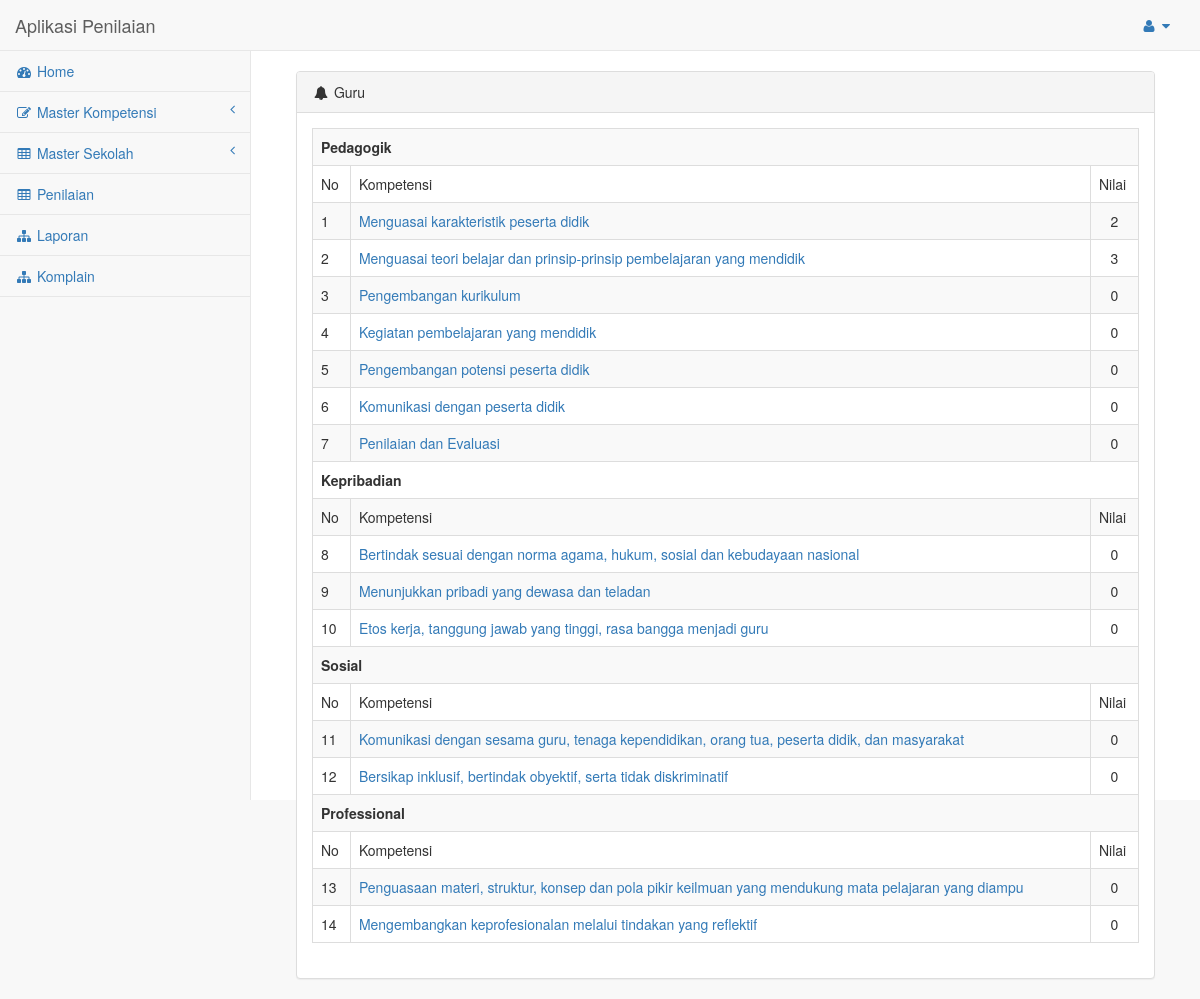
The app's page /nilai/mapel/GRU0000001.html with its own data.
### tables this page shows
CREATE TABLE IF NOT EXISTS `kategori` (
  `kodekategori` varchar(10) NOT NULL,
  `namakategori` varchar(30) NOT NULL,
  `kodejenis` varchar(10) NOT NULL
);

CREATE TABLE IF NOT EXISTS `kompetensi` (
  `kodekompetensi` varchar(10) NOT NULL,
  `kodekategori` varchar(10) NOT NULL,
  `namakompetensi` text NOT NULL
);

### application/controllers/Nilai.php (called while the page is built, shortened)
<?php
class Nilai extends CI_Controller {
 	function __construct()
    {
        $this->load->model('M_guru');
        $this->load->library('form_validation');
        $this->load->model('M_pangkat');
        $this->load->model('M_jabatan');
        $this->load->model('M_golongan');
        $this->load->model('M_jenispenilaian');
        $this->load->model('M_kategori');
        $this->load->model('M_kompetensi');
        $this->load->model('M_indikator');
        $this->load->model('M_nilai');
    }
    public function mapel($kode,$loh=NULL){
            $isinya=$this->M_jenispenilaian->selectByAll();
            $isikategori=$this->M_kategori->selectByAll();
            $isikompetensi=$this->M_kompetensi->selectByAll();
            $isinilai=$this->M_nilai->selectByAll();
    	if($this->input->post('submit')<>""){
            $indikator['isi']=$this->input->post();
            $index=1;
            for($i=1;$i<count($indikator['isi']);$i++){
                $data=array(
                    'kodepenilaian' => $this->session->userdata('kodepenilai'),
                    'kodeguru'=>$this->uri->segment(3),
                    'kodeindikator' => substr($indikator['isi']['i'.$i], 0, 10),
                    'nilai' => substr($indikator['isi']['i'.$i], 11, 1),
                    );
                foreach ($isinilai as $listnilai) {
                    if($this->cek($this->session->userdata('kodepenilai'), $this->uri->segment(3), substr($indikator['isi']['i'.$i], 0, 10))==TRUE){
                         $this->M_nilai->update($listnilai->kodepenilaian,$this->uri->segment(3),substr($indikator['isi']['i'.$i], 0, 10), $data);
                    }else{
                         $this->M_nilai->insert($data);
                    }
                }
                $index++;
            }
            redirect(base_url().$this->uri->segment(1)."/".$this->uri->segment(2)."/".$this->uri->segment(3));
        }else{
            $this->load->view('nav');
            $data['tindikator']=$this->M_nilai->nilaiperkompetensi($this->uri->segment(3));
            $index=0;
            foreach ($isinya as $key) {
                if ($key->nama=="Guru Matpel") {
                    foreach ($isikategori as $isik) {
                        if($key->kodejenis==$isik->kodejenis){
                            $data['jenis'][$index] = $isik;
                            foreach ($isikompetensi as $isikomp) {
                                if ($isik->kodekategori==$isikomp->kodekategori) {
                                    $data['kompetensi'][$index] = $isikomp;
                                    $index++;
                                }
                            }
                        }
                    }
                }
            }
            $data['isinilai']=$isinilai;
            if($loh<>""){
                $this->load->view('nilai/indikator', $data);
            }else{
                $this->load->view('nilai/kompetensi',$data);
            }
            $this->load->view('foot');
        }
    }
}

### index.php (called while the page is built, shortened)
<?php
require_once BASEPATH.'core/CodeIgniter.php';

### application/models/M_kategori.php (called while the page is built, shortened)
<?php
class M_kategori extends CI_Model
{
    public $table = 'kategori';
    function selectByAll()
    {
        return $this->db->get($this->table)->result();
    }
}

### application/models/M_kompetensi.php (called while the page is built, shortened)
<?php
class M_kompetensi extends CI_Model
{
    public $table = 'kompetensi';
    function selectByAll()
    {
        return $this->db->get($this->table)->result();
    }
}

### application/models/M_nilai.php (called while the page is built, shortened)
<?php
class M_nilai extends CI_Model {
    function nilaiperkompetensi($kodeguru){
        return $this->db->query("select * from nilai left join indikator on nilai.kodeindikator=indikator.kodeindikator where  nilai.kodeguru='".$kodeguru."'")->result();
    }
}

### application/views/nilai/kompetensi.php (the view)
<div class="col-lg-12">
    <div class="panel panel-default">
        <div class="panel-heading">
            <i class="fa fa-bell fa-fw"></i> Guru
        </div>
        <div class="panel-body">
			<?php
			$index=0;
			?>
			<table class="table table-striped table-hover table-bordered">
				<?php foreach ($jenis as $kategori) {
					?>
						<tr>
							<td colspan="3"><b><?= $kategori->namakategori ?></b></td>
						</tr>
						<tr>
							<td>No</td>
							<td>Kompetensi</td>
							<td>Nilai</td>
						</tr>
					<?php
					foreach ($kompetensi as $komp) {
						$nilai=0;
						if ($kategori->kodekategori==$komp->kodekategori) {
						?>
						<tr>
							<td><?= ++$index; ?></td>
							<td><a href="<?=base_url().$this->uri->segment(1)."/".$this->uri->segment(2)."/".$this->uri->segment(3)."/".$komp->kodekompetensi?>"><?= $komp->namakompetensi; ?></a></td>
							<td><?php
							$totalindi=0;
								foreach ($tindikator as $key) {
								if($komp->kodekompetensi==$key->kodekompetensi){
									$nilai+=$key->nilai;
									$totalindi+=2;
								}
							}
							if($totalindi<>0){
								$persen=((int)$nilai/(int)$totalindi)*100;
								if($persen<=25 or $nilai==0){
									$hasil=1;
								}elseif($persen>25 and $persen<=50){
									$hasil=2;
								}elseif($persen>50 and $persen<=75){
									$hasil=3;
								}else{
									$hasil=4;
								}
							}else{
							 	$hasil=0;
							}
								echo "<center>".$hasil."</center>" ?></td>
						</tr>
						<?php
					}
					}
				} ?>
			</table>
        </div>
    </div>
</div>

### records on screen
kategori: namakategori "Pedagogik", kodekategori.kodekategori "0"
kompetensi: namakompetensi "Menguasai karakteristik peserta didik", hasil "2"
kompetensi: namakompetensi "Menguasai teori belajar dan prinsip-prinsip pembelajaran yang mendidik", hasil "3"
kompetensi: namakompetensi "Pengembangan kurikulum"
kompetensi: namakompetensi "Kegiatan pembelajaran yang mendidik"
kompetensi: namakompetensi "Pengembangan potensi peserta didik"
kompetensi: namakompetensi "Komunikasi dengan peserta didik"
kompetensi: namakompetensi "Penilaian dan Evaluasi"
kategori: namakategori "Kepribadian", kodekategori.kodekategori "0"
kompetensi: namakompetensi "Bertindak sesuai dengan norma agama, hukum, sosial dan kebudayaan nasional"
kompetensi: namakompetensi "Menunjukkan pribadi yang dewasa dan teladan"
kompetensi: namakompetensi "Etos kerja, tanggung jawab yang tinggi, rasa bangga menjadi guru"
kategori: namakategori "Sosial", kodekategori.kodekategori "0"
kompetensi: namakompetensi "Komunikasi dengan sesama guru, tenaga kependidikan, orang tua, peserta didik, dan masyarakat"
kompetensi: namakompetensi "Bersikap inklusif, bertindak obyektif, serta tidak diskriminatif"
kategori: namakategori "Professional", kodekategori.kodekategori "0"
kompetensi: namakompetensi "Penguasaan materi, struktur, konsep dan pola pikir keilmuan yang mendukung mata pelajaran yang diampu"
kompetensi: namakompetensi "Mengembangkan keprofesionalan melalui tindakan yang reflektif"
